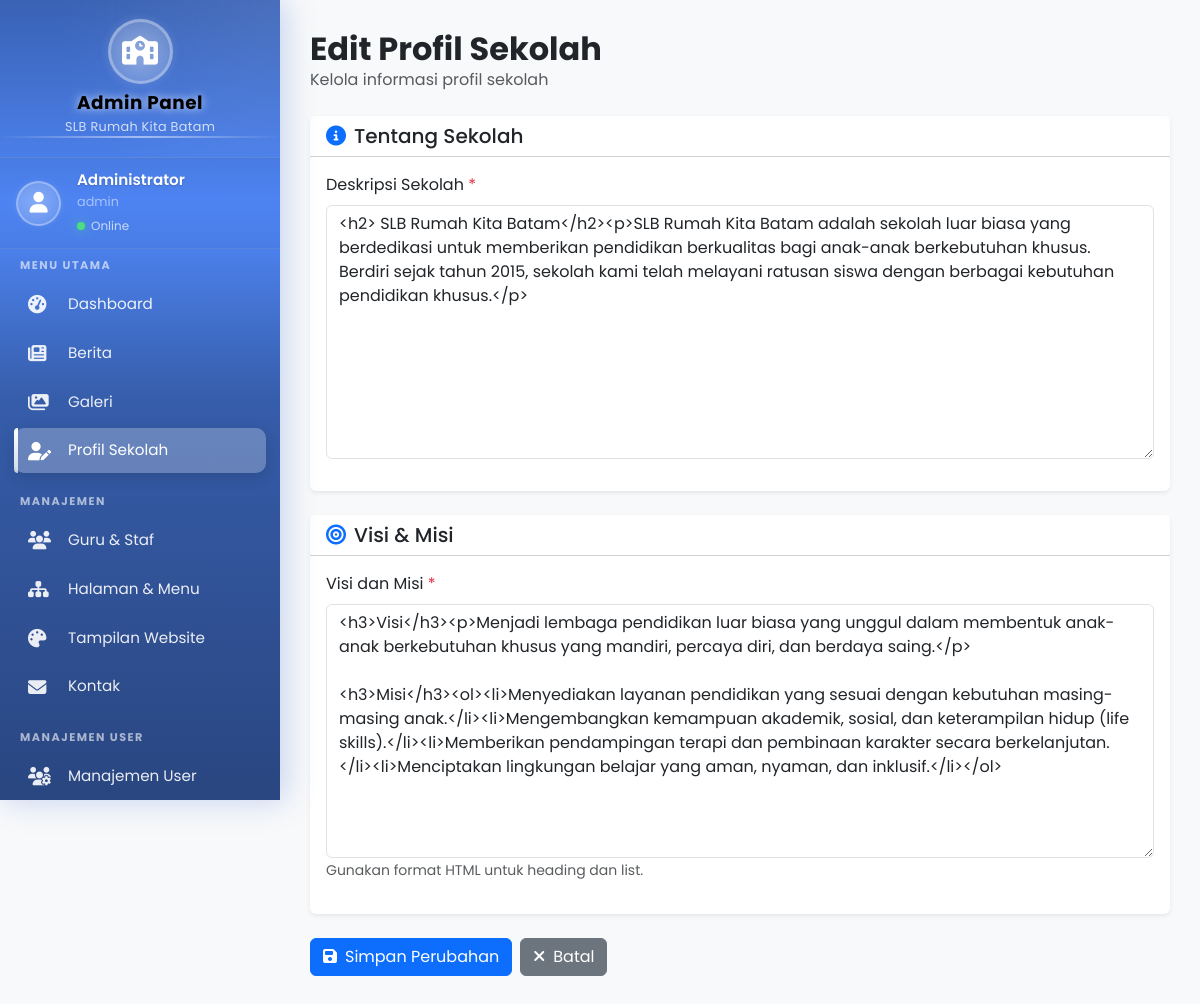
The app's page /admin/profil.php (signed in) with its own data.
### tables this page shows
CREATE TABLE `profil_sekolah` (
  `id` int(11) NOT NULL,
  `tentang` text NOT NULL,
  `visi_misi` text NOT NULL,
  `updated_at` timestamp NOT NULL DEFAULT current_timestamp() ON UPDATE current_timestamp()
);

### config/database.php (called while the page is built, shortened)
<?php
$is_localhost = ($_SERVER['SERVER_NAME'] == 'localhost' ||
                 $_SERVER['SERVER_NAME'] == '127.0.0.1' ||
                 strpos($_SERVER['SERVER_NAME'], '.local') !== false ||
                 strpos($_SERVER['HTTP_HOST'], 'localhost') !== false ||
                 strpos($_SERVER['HTTP_HOST'], '127.0.0.1') !== false);
try {
    $pdo = new PDO("mysql:host=" . DB_HOST . ";dbname=" . DB_NAME, DB_USER, DB_PASS);
    $pdo->setAttribute(PDO::ATTR_ERRMODE, PDO::ERRMODE_EXCEPTION);
    $pdo->setAttribute(PDO::ATTR_DEFAULT_FETCH_MODE, PDO::FETCH_ASSOC);
} catch(PDOException $e) {
    if ($is_localhost) {
        die("<strong>Koneksi Database Gagal!</strong><br>
             Error: " . $e->getMessage() . "<br>
             Pastikan konfigurasi database di <code>config/database.php</code> sudah benar.");
    } else {
        die("Terjadi kesalahan koneksi database. Silakan hubungi administrator.");
    }
}
function query($sql, $params = []) {
    global $pdo;
    $stmt = $pdo->prepare($sql);
    $stmt->execute($params);
    return $stmt;
}
function fetchOne($sql, $params = []) {
    $stmt = query($sql, $params);
    return $stmt->fetch();
}
?>

### admin/profil.php (the view, shortened to what this page needs)
<?php
require_once '../config/database.php';
$profil = fetchOne("SELECT * FROM profil_sekolah LIMIT 1");
$tentang = $profil ? $profil['tentang'] : '';
$visi_misi = $profil ? $profil['visi_misi'] : '';
?>
<!DOCTYPE html>
<html lang="id">
<head>
    <link href="https://cdn.jsdelivr.net/npm/bootstrap@5.3.0/dist/css/bootstrap.min.css" rel="stylesheet">
    <link href="https://cdnjs.cloudflare.com/ajax/libs/font-awesome/6.4.0/css/all.min.css" rel="stylesheet">
</head>
<body>
    <?php require_once 'includes/sidebar.php'; ?>
    <div class="main-content">
        <div class="mb-4">
            <h2 class="fw-bold mb-0">Edit Profil Sekolah</h2>
            <p class="text-muted mb-0">Kelola informasi profil sekolah</p>
        </div>
        <form method="POST">
            <div class="card border-0 shadow-sm mb-4">
                <div class="card-header bg-white">
                    <h5 class="mb-0"><i class="fas fa-info-circle text-primary me-2"></i>Tentang Sekolah</h5>
                </div>
                <div class="card-body">
                    <div class="mb-3">
                        <label for="tentang" class="form-label">Deskripsi Sekolah <span class="text-danger">*</span></label>
                        <textarea class="form-control" id="tentang" name="tentang" rows="10" required><?php echo $tentang; ?></textarea>
                    </div>
                </div>
            </div>
            <div class="card border-0 shadow-sm mb-4">
                <div class="card-header bg-white">
                    <h5 class="mb-0"><i class="fas fa-bullseye text-primary me-2"></i>Visi & Misi</h5>
                </div>
                <div class="card-body">
                    <div class="mb-3">
                        <label for="visi_misi" class="form-label">Visi dan Misi <span class="text-danger">*</span></label>
                        <textarea class="form-control" id="visi_misi" name="visi_misi" rows="10" required><?php echo $visi_misi; ?></textarea>
                        <small class="text-muted mt-2">Gunakan format HTML untuk heading dan list.</small>
                    </div>
                </div>
            </div>
            <div class="d-flex gap-2">
                <button type="submit" class="btn btn-primary">
                    <i class="fas fa-save me-2"></i>Simpan Perubahan
                </button>
                <a href="index.php" class="btn btn-secondary">
                    <i class="fas fa-times me-2"></i>Batal
                </a>
            </div>
        </form>
    </div>
</body>
</html>

### admin/profil.php (style rules this page uses)
body { font-family: 'Poppins', sans-serif; background-color: #f8f9fa; }

### records on screen
profil_sekolah: tentang "<h2> SLB Rumah Kita Batam</h2><p>SLB Rumah Kita Batam adalah sekolah luar biasa yang berdedikasi untuk memberikan pendidikan berkualitas bagi anak-anak berkebutuhan khusus. Berdiri sejak tahun 2015, sekolah kami telah melayani ratusan siswa dengan berbagai kebutuhan pendidikan khusus.</p>", visi_misi "<h3>Visi</h3><p>Menjadi lembaga pendidikan luar biasa yang unggul dalam membentuk anak-anak berkebutuhan khusus yang mandiri, percaya diri, dan berdaya saing.</p> <h3>Misi</h3><ol><li>Menyediakan layanan pendidikan yang sesuai dengan kebutuhan masing-masing anak.</li><li>Mengembangkan kemampuan akademik, sosial, dan keterampilan hidup (life skills).</li><li>Memberikan pendampingan terapi dan pembinaan karakter secara berkelanjutan.</li><li>Menciptakan lingkungan belajar yang aman, nyaman, dan inklusif.</li></ol>"

### other values on screen
$_SESSION['nama'] "Administrator"
$_SESSION['username'] "admin"
